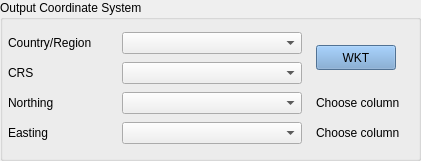
     <widget class="QGroupBox" name="groupBox_10">
      <property name="geometry">
       <rect>
        <x>580</x>
        <y>260</y>
        <width>421</width>
        <height>161</height>
       </rect>
      </property>
      <property name="title">
       <string>Output Coordinate System</string>
      </property>
      <widget class="QWidget" name="layoutWidget_4">
       <property name="geometry">
        <rect>
         <x>0</x>
         <y>30</y>
         <width>411</width>
         <height>120</height>
        </rect>
       </property>
       <layout class="QGridLayout" name="gridLayout_5">
        <item row="1" column="1">
         <widget class="QComboBox" name="right_crs_select_file">
          <property name="sizePolicy">
           <sizepolicy hsizetype="Fixed" vsizetype="Fixed">
            <horstretch>0</horstretch>
            <verstretch>0</verstretch>
           </sizepolicy>
          </property>
          <property name="minimumSize">
           <size>
            <width>180</width>
            <height>0</height>
           </size>
          </property>
          <property name="maximumSize">
           <size>
            <width>180</width>
            <height>16777215</height>
           </size>
          </property>
          <property name="baseSize">
           <size>
            <width>180</width>
            <height>0</height>
           </size>
          </property>
         </widget>
        </item>
        <item row="0" column="0">
         <widget class="QLabel" name="label_9">
          <property name="sizePolicy">
           <sizepolicy hsizetype="Fixed" vsizetype="Preferred">
            <horstretch>0</horstretch>
            <verstretch>0</verstretch>
           </sizepolicy>
          </property>
          <property name="minimumSize">
           <size>
            <width>100</width>
            <height>0</height>
           </size>
          </property>
          <property name="text">
           <string>Country/Region</string>
          </property>
         </widget>
        </item>
        <item row="0" column="2" rowspan="2">
         <widget class="QPushButton" name="rWkt_file">
          <property name="sizePolicy">
           <sizepolicy hsizetype="Fixed" vsizetype="Fixed">
            <horstretch>0</horstretch>
            <verstretch>0</verstretch>
           </sizepolicy>
          </property>
          <property name="minimumSize">
           <size>
            <width>80</width>
            <height>25</height>
           </size>
          </property>
          <property name="maximumSize">
           <size>
            <width>80</width>
            <height>25</height>
           </size>
          </property>
          <property name="palette">
           <palette>
            <active>
             <colorrole role="WindowText">
              <brush brushstyle="SolidPattern">
               <color alpha="255">
                <red>0</red>
                <green>0</green>
                <blue>0</blue>
               </color>
              </brush>
             </colorrole>
             <colorrole role="Button">
              <brush brushstyle="SolidPattern">
               <color alpha="255">
                <red>114</red>
                <green>159</green>
                <blue>207</blue>
               </color>
              </brush>
             </colorrole>
             <colorrole role="Light">
              <brush brushstyle="SolidPattern">
               <color alpha="255">
                <red>127</red>
                <green>213</green>
                <blue>255</blue>
               </color>
              </brush>
             </colorrole>
             <colorrole role="Midlight">
              <brush brushstyle="SolidPattern">
               <color alpha="255">
                <red>63</red>
                <green>191</green>
                <blue>255</blue>
               </color>
              </brush>
             </colorrole>
             <colorrole role="Dark">
              <brush brushstyle="SolidPattern">
               <color alpha="255">
                <red>0</red>
                <green>85</green>
                <blue>127</blue>
               </color>
              </brush>
             </colorrole>
             <colorrole role="Mid">
              <brush brushstyle="SolidPattern">
               <color alpha="255">
                <red>0</red>
                <green>113</green>
                <blue>170</blue>
               </color>
              </brush>
             </colorrole>
             <colorrole role="Text">
              <brush brushstyle="SolidPattern">
               <color alpha="255">
                <red>0</red>
                <green>0</green>
                <blue>0</blue>
               </color>
              </brush>
             </colorrole>
             <colorrole role="BrightText">
              <brush brushstyle="SolidPattern">
               <color alpha="255">
                <red>255</red>
                <green>255</green>
                <blue>255</blue>
               </color>
              </brush>
             </colorrole>
             <colorrole role="ButtonText">
              <brush brushstyle="SolidPattern">
               <color alpha="255">
                <red>0</red>
                <green>0</green>
                <blue>0</blue>
               </color>
              </brush>
             </colorrole>
             <colorrole role="Base">
              <brush brushstyle="SolidPattern">
               <color alpha="255">
                <red>114</red>
                <green>159</green>
                <blue>207</blue>
               </color>
              </brush>
             </colorrole>
             <colorrole role="Window">
              <brush brushstyle="SolidPattern">
               <color alpha="255">
                <red>114</red>
                <green>159</green>
                <blue>207</blue>
               </color>
              </brush>
             </colorrole>
             <colorrole role="Shadow">
              <brush brushstyle="SolidPattern">
               <color alpha="255">
                <red>0</red>
                <green>0</green>
                <blue>0</blue>
               </color>
              </brush>
             </colorrole>
             <colorrole role="AlternateBase">
              <brush brushstyle="SolidPattern">
               <color alpha="255">
                <red>127</red>
                <green>212</green>
                <blue>255</blue>
               </color>
              </brush>
             </colorrole>
             <colorrole role="ToolTipBase">
              <brush brushstyle="SolidPattern">
               <color alpha="255">
                <red>255</red>
                <green>255</green>
                <blue>220</blue>
               </color>
              </brush>
             </colorrole>
             <colorrole role="ToolTipText">
              <brush brushstyle="SolidPattern">
               <color alpha="255">
                <red>0</red>
                <green>0</green>
                <blue>0</blue>
               </color>
              </brush>
             </colorrole>
            </active>
            <inactive>
             <colorrole role="WindowText">
              <brush brushstyle="SolidPattern">
               <color alpha="255">
                <red>0</red>
                <green>0</green>
                <blue>0</blue>
               </color>
              </brush>
             </colorrole>
             <colorrole role="Button">
              <brush brushstyle="SolidPattern">
               <color alpha="255">
                <red>114</red>
                <green>159</green>
                <blue>207</blue>
               </color>
              </brush>
             </colorrole>
             <colorrole role="Light">
              <brush brushstyle="SolidPattern">
               <color alpha="255">
                <red>127</red>
                <green>213</green>
                <blue>255</blue>
               </color>
              </brush>
             </colorrole>
             <colorrole role="Midlight">
              <brush brushstyle="SolidPattern">
               <color alpha="255">
                <red>63</red>
                <green>191</green>
                <blue>255</blue>
               </color>
              </brush>
             </colorrole>
             <colorrole role="Dark">
              <brush brushstyle="SolidPattern">
               <color alpha="255">
                <red>0</red>
                <green>85</green>
                <blue>127</blue>
               </color>
              </brush>
             </colorrole>
             <colorrole role="Mid">
              <brush brushstyle="SolidPattern">
               <color alpha="255">
                <red>0</red>
                <green>113</green>
                <blue>170</blue>
               </color>
              </brush>
             </colorrole>
             <colorrole role="Text">
              <brush brushstyle="SolidPattern">
               <color alpha="255">
                <red>0</red>
                <green>0</green>
                <blue>0</blue>
               </color>
              </brush>
             </colorrole>
             <colorrole role="BrightText">
              <brush brushstyle="SolidPattern">
               <color alpha="255">
                <red>255</red>
                <green>255</green>
                <blue>255</blue>
               </color>
              </brush>
             </colorrole>
             <colorrole role="ButtonText">
              <brush brushstyle="SolidPattern">
               <color alpha="255">
                <red>0</red>
                <green>0</green>
                <blue>0</blue>
               </color>
              </brush>
             </colorrole>
             <colorrole role="Base">
              <brush brushstyle="SolidPattern">
               <color alpha="255">
                <red>114</red>
                <green>159</green>
                <blue>207</blue>
               </color>
              </brush>
             </colorrole>
             <colorrole role="Window">
              <brush brushstyle="SolidPattern">
               <color alpha="255">
                <red>114</red>
                <green>159</green>
                <blue>207</blue>
               </color>
              </brush>
             </colorrole>
             <colorrole role="Shadow">
              <brush brushstyle="SolidPattern">
               <color alpha="255">
                <red>0</red>
                <green>0</green>
                <blue>0</blue>
               </color>
              </brush>
             </colorrole>
             <colorrole role="AlternateBase">
              <brush brushstyle="SolidPattern">
               <color alpha="255">
                <red>127</red>
                <green>212</green>
                <blue>255</blue>
               </color>
              </brush>
             </colorrole>
             <colorrole role="ToolTipBase">
              <brush brushstyle="SolidPattern">
               <color alpha="255">
                <red>255</red>
                <green>255</green>
                <blue>220</blue>
               </color>
              </brush>
             </colorrole>
             <colorrole role="ToolTipText">
              <brush brushstyle="SolidPattern">
               <color alpha="255">
                <red>0</red>
                <green>0</green>
                <blue>0</blue>
               </color>
              </brush>
             </colorrole>
            </inactive>
            <disabled>
             <colorrole role="WindowText">
              <brush brushstyle="SolidPattern">
               <color alpha="255">
                <red>0</red>
                <green>85</green>
                <blue>127</blue>
               </color>
              </brush>
             </colorrole>
             <colorrole role="Button">
              <brush brushstyle="SolidPattern">
               <color alpha="255">
                <red>114</red>
                <green>159</green>
                <blue>207</blue>
               </color>
              </brush>
             </colorrole>
             <colorrole role="Light">
              <brush brushstyle="SolidPattern">
               <color alpha="255">
                <red>127</red>
                <green>213</green>
                <blue>255</blue>
               </color>
              </brush>
             </colorrole>
             <colorrole role="Midlight">
              <brush brushstyle="SolidPattern">
               <color alpha="255">
                <red>63</red>
                <green>191</green>
                <blue>255</blue>
               </color>
              </brush>
             </colorrole>
             <colorrole role="Dark">
              <brush brushstyle="SolidPattern">
               <color alpha="255">
                <red>0</red>
                <green>85</green>
                <blue>127</blue>
               </color>
              </brush>
             </colorrole>
             <colorrole role="Mid">
              <brush brushstyle="SolidPattern">
               <color alpha="255">
                <red>0</red>
                <green>113</green>
                <blue>170</blue>
               </color>
              </brush>
             </colorrole>
             <colorrole role="Text">
              <brush brushstyle="SolidPattern">
               <color alpha="255">
                <red>0</red>
                <green>85</green>
                <blue>127</blue>
               </color>
              </brush>
             </colorrole>
             <colorrole role="BrightText">
              <brush brushstyle="SolidPattern">
               <color alpha="255">
                <red>255</red>
                <green>255</green>
                <blue>255</blue>
               </color>
              </brush>
             </colorrole>
             <colorrole role="ButtonText">
              <brush brushstyle="SolidPattern">
               <color alpha="255">
                <red>0</red>
                <green>85</green>
                <blue>127</blue>
               </color>
              </brush>
             </colorrole>
             <colorrole role="Base">
              <brush brushstyle="SolidPattern">
               <color alpha="255">
                <red>114</red>
                <green>159</green>
                <blue>207</blue>
               </color>
              </brush>
             </colorrole>
             <colorrole role="Window">
              <brush brushstyle="SolidPattern">
               <color alpha="255">
                <red>114</red>
                <green>159</green>
                <blue>207</blue>
               </color>
              </brush>
             </colorrole>
             <colorrole role="Shadow">
              <brush brushstyle="SolidPattern">
               <color alpha="255">
                <red>0</red>
                <green>0</green>
                <blue>0</blue>
               </color>
              </brush>
             </colorrole>
             <colorrole role="AlternateBase">
              <brush brushstyle="SolidPattern">
               <color alpha="255">
                <red>0</red>
                <green>170</green>
                <blue>255</blue>
               </color>
              </brush>
             </colorrole>
             <colorrole role="ToolTipBase">
              <brush brushstyle="SolidPattern">
               <color alpha="255">
                <red>255</red>
                <green>255</green>
                <blue>220</blue>
               </color>
              </brush>
             </colorrole>
             <colorrole role="ToolTipText">
              <brush brushstyle="SolidPattern">
               <color alpha="255">
                <red>0</red>
                <green>0</green>
                <blue>0</blue>
               </color>
              </brush>
             </colorrole>
            </disabled>
           </palette>
          </property>
          <property name="styleSheet">
           <string notr="true">background-color: rgb(114, 159, 207);</string>
          </property>
          <property name="text">
           <string>WKT</string>
          </property>
         </widget>
        </item>
        <item row="1" column="0">
         <widget class="QLabel" name="label_10">
          <property name="sizePolicy">
           <sizepolicy hsizetype="Fixed" vsizetype="Preferred">
            <horstretch>0</horstretch>
            <verstretch>0</verstretch>
           </sizepolicy>
          </property>
          <property name="minimumSize">
           <size>
            <width>100</width>
            <height>0</height>
           </size>
          </property>
          <property name="text">
           <string>CRS</string>
          </property>
         </widget>
        </item>
        <item row="0" column="1">
         <widget class="QComboBox" name="right_coord_sys_file">
          <property name="sizePolicy">
           <sizepolicy hsizetype="Fixed" vsizetype="Fixed">
            <horstretch>0</horstretch>
            <verstretch>0</verstretch>
           </sizepolicy>
          </property>
          <property name="minimumSize">
           <size>
            <width>180</width>
            <height>0</height>
           </size>
          </property>
          <property name="maximumSize">
           <size>
            <width>180</width>
            <height>16777215</height>
           </size>
          </property>
          <property name="baseSize">
           <size>
            <width>180</width>
            <height>0</height>
           </size>
          </property>
         </widget>
        </item>
        <item row="2" column="0">
         <widget class="QLabel" name="label_northing">
          <property name="text">
           <string>Northing</string>
          </property>
         </widget>
        </item>
        <item row="3" column="0">
         <widget class="QLabel" name="label_easting">
          <property name="text">
           <string>Easting</string>
          </property>
         </widget>
        </item>
        <item row="2" column="2">
         <widget class="QLabel" name="label_4">
          <property name="text">
           <string>Choose column</string>
          </property>
         </widget>
        </item>
        <item row="3" column="2">
         <widget class="QLabel" name="label_5">
          <property name="text">
           <string>Choose column</string>
          </property>
         </widget>
        </item>
        <item row="2" column="1">
         <widget class="QComboBox" name="combo_northing"/>
        </item>
        <item row="3" column="1">
         <widget class="QComboBox" name="combo_easting"/>
        </item>
       </layout>
      </widget>
     </widget>
